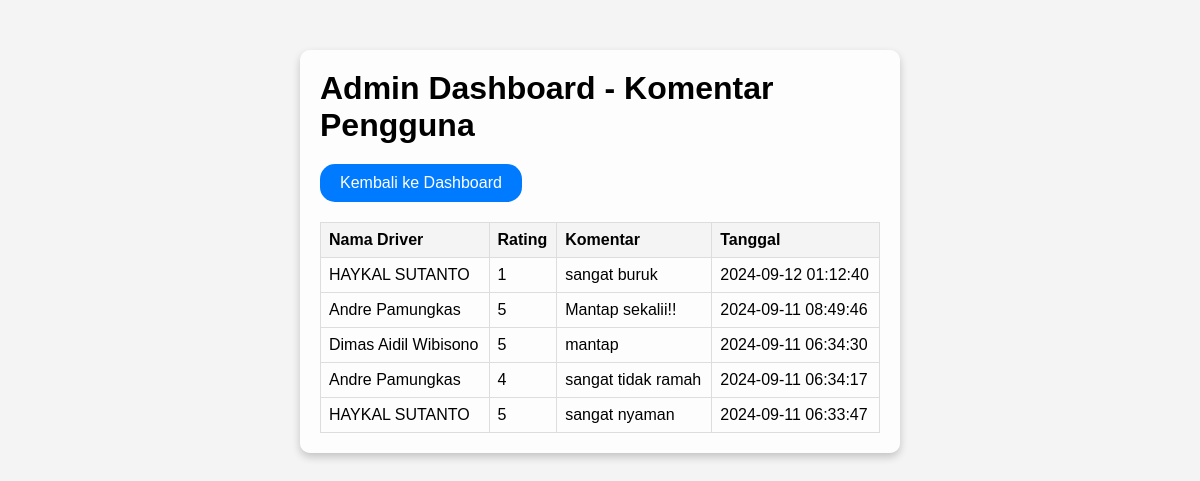
Page /komentar_user.php on the committed database.
### tables this page shows
CREATE TABLE `ratings` (
  `id` int(11) NOT NULL,
  `driver_id` int(11) DEFAULT NULL,
  `rating` int(11) DEFAULT NULL CHECK (`rating` between 1 and 5),
  `review` text DEFAULT NULL,
  `created_at` timestamp NOT NULL DEFAULT current_timestamp(),
  `comfort_rating` int(11) DEFAULT NULL,
  `cleanliness_rating` int(11) DEFAULT NULL,
  `service_rating` int(11) DEFAULT NULL,
  `comment` text DEFAULT NULL
);

CREATE TABLE `drivers` (
  `id` int(11) NOT NULL,
  `name` varchar(100) NOT NULL,
  `plate_number` varchar(20) NOT NULL,
  `profile_picture` varchar(255) DEFAULT NULL
);

### komentar_user.php (the view, shortened to what this page needs)
<?php
include 'db.php';
$query = $pdo->query("SELECT drivers.name, ratings.rating, ratings.comment, ratings.created_at
                      FROM ratings
                      JOIN drivers ON ratings.driver_id = drivers.id
                      ORDER BY ratings.created_at DESC");
$ratings = $query->fetchAll(PDO::FETCH_ASSOC);
?>
<!DOCTYPE html>
<html lang="en">
<head>
    <link rel="stylesheet" href="styles.css">
</head>
<body>
    <div class="container">
        <header>
            <h1>Admin Dashboard - Komentar Pengguna</h1>
            <a class="back-button" href="admin_dashboard.php">Kembali ke Dashboard</a>
        </header>
        <table class="ratings-table">
            <thead>
                <tr>
                    <th>Nama Driver</th>
                    <th>Rating</th>
                    <th>Komentar</th>
                    <th>Tanggal</th>
                </tr>
            </thead>
            <tbody>
                <?php foreach ($ratings as $rating): ?>
                    <tr>
                        <td><?= htmlspecialchars($rating['name']); ?></td>
                        <td><?= htmlspecialchars($rating['rating']); ?></td>
                        <td><?= htmlspecialchars($rating['comment']); ?></td>
                        <td><?= htmlspecialchars($rating['created_at']); ?></td>
                    </tr>
                <?php endforeach; ?>
            </tbody>
        </table>
    </div>
</body>
</html>

### styles.css (style rules this page uses)
* { margin: 0; padding: 0; box-sizing: border-box; }
body { font-family: Arial, sans-serif; background-color: #f4f4f4; color: #333; background-image: url(); background-repeat: no-repeat; background-size: cover; }
.container { max-width: 800px; margin: 20px auto; padding: 20px; background-color: #fff; border-radius: 8px; box-shadow: 0 0 10px rgba(0, 0, 0, 0.1); }
.ratings-table { width: 100%; border-collapse: collapse; margin-top: 20px; }
.ratings-table th, .ratings-table td { border: 1px solid #ddd; padding: 8px; }
.ratings-table th { background-color: #f4f4f4; text-align: left; }
.container { position: relative; z-index: 1; padding: 20px; color: black; }
.container { max-width: 600px; margin: 0 auto; padding: 20px; background-color: #f9f9f9; border-radius: 10px; }
.back-button { display: inline-block; margin-top: 20px; padding: 10px 20px; background-color: #007bff; color: white; text-decoration: none; border-radius: 15px; text-align: center; }
body { margin: 0; padding: 0; font-family: Arial, sans-serif; background-image: url('img/pln1.jpeg'); background-size: cover; background-position: center; background-attachment: fixed; }
.container { max-width: 600px; margin: 50px auto; padding: 20px; background-color: rgba(255, 255, 255, 0.8); border-radius: 10px; box-shadow: 0 4px 8px rgba(0, 0, 0, 0.2); }

### rows in the picture
ratings: driver.name "HAYKAL SUTANTO", rating "1", comment "sangat buruk", created_at "2024-09-12 01:12:40"
ratings: driver.name "Andre Pamungkas", rating "5", comment "Mantap sekalii!!", created_at "2024-09-11 08:49:46"
ratings: driver.name "Dimas Aidil Wibisono", rating "5", comment "mantap", created_at "2024-09-11 06:34:30"
ratings: driver.name "Andre Pamungkas", rating "4", comment "sangat tidak ramah", created_at "2024-09-11 06:34:17"
ratings: driver.name "HAYKAL SUTANTO", rating "5", comment "sangat nyaman", created_at "2024-09-11 06:33:47"
